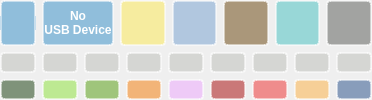
     <widget class="QWidget" name="menuWidget" native="true">
      <property name="enabled">
       <bool>true</bool>
      </property>
      <property name="sizePolicy">
       <sizepolicy hsizetype="Expanding" vsizetype="Expanding">
        <horstretch>0</horstretch>
        <verstretch>0</verstretch>
       </sizepolicy>
      </property>
      <property name="styleSheet">
       <string notr="true">outline: none;</string>
      </property>
      <layout class="QGridLayout" name="gridLayout_TileArea">
       <property name="leftMargin">
        <number>0</number>
       </property>
       <property name="topMargin">
        <number>0</number>
       </property>
       <property name="rightMargin">
        <number>0</number>
       </property>
       <property name="bottomMargin">
        <number>0</number>
       </property>
       <item row="0" column="0" colspan="2">
        <layout class="QHBoxLayout" name="Layout_Sliderselect">
         <item>
          <widget class="QWidget" name="AAUSBWidget" native="true">
           <property name="sizePolicy">
            <sizepolicy hsizetype="Expanding" vsizetype="Expanding">
             <horstretch>0</horstretch>
             <verstretch>0</verstretch>
            </sizepolicy>
           </property>
           <layout class="QHBoxLayout" name="Layout">
            <property name="leftMargin">
             <number>0</number>
            </property>
            <property name="topMargin">
             <number>0</number>
            </property>
            <property name="rightMargin">
             <number>0</number>
            </property>
            <property name="bottomMargin">
             <number>0</number>
            </property>
            <item>
             <widget class="QWidget" name="ButtonAndroidAuto" native="true">
              <property name="sizePolicy">
               <sizepolicy hsizetype="Expanding" vsizetype="Expanding">
                <horstretch>0</horstretch>
                <verstretch>0</verstretch>
               </sizepolicy>
              </property>
              <layout class="QVBoxLayout" name="verticalLayout_16">
               <property name="spacing">
                <number>0</number>
               </property>
               <property name="leftMargin">
                <number>0</number>
               </property>
               <property name="topMargin">
                <number>0</number>
               </property>
               <property name="rightMargin">
                <number>0</number>
               </property>
               <property name="bottomMargin">
                <number>0</number>
               </property>
               <item>
                <widget class="QLabel" name="labelAndroidAutoTop">
                 <property name="sizePolicy">
                  <sizepolicy hsizetype="Expanding" vsizetype="Expanding">
                   <horstretch>0</horstretch>
                   <verstretch>0</verstretch>
                  </sizepolicy>
                 </property>
                 <property name="styleSheet">
                  <string notr="true">background-color: rgba(48, 140, 198, 0.5);
color: rgb(255, 255, 255);
border-top-left-radius: 4px;
border-top-right-radius: 4px;
border: 2px solid rgba(255,255,255,0.5);
outline: none;
border-bottom: 0px;</string>
                 </property>
                 <property name="text">
                  <string/>
                 </property>
                </widget>
               </item>
               <item>
                <widget class="QPushButton" name="pushButtonAndroidAuto">
                 <property name="sizePolicy">
                  <sizepolicy hsizetype="Expanding" vsizetype="Expanding">
                   <horstretch>0</horstretch>
                   <verstretch>0</verstretch>
                  </sizepolicy>
                 </property>
                 <property name="font">
                  <font>
                   <weight>75</weight>
                   <bold>true</bold>
                  </font>
                 </property>
                 <property name="styleSheet">
                  <string notr="true">background-color: rgba(48, 140, 198, 0.5);
color: rgb(255, 255, 255);
border: 2px solid rgba(255,255,255,0.5);
outline: none;
border-top: 0px;
border-bottom: 0px;
</string>
                 </property>
                 <property name="text">
                  <string/>
                 </property>
                 <property name="icon">
                  <iconset>
                   <normalon>:/aausb-hot.png</normalon>
                  </iconset>
                 </property>
                 <property name="iconSize">
                  <size>
                   <width>50</width>
                   <height>50</height>
                  </size>
                 </property>
                 <property name="autoRepeat">
                  <bool>false</bool>
                 </property>
                </widget>
               </item>
               <item>
                <widget class="QLabel" name="labelAndroidAutoBottom">
                 <property name="sizePolicy">
                  <sizepolicy hsizetype="Expanding" vsizetype="Expanding">
                   <horstretch>0</horstretch>
                   <verstretch>0</verstretch>
                  </sizepolicy>
                 </property>
                 <property name="font">
                  <font>
                   <weight>75</weight>
                   <bold>true</bold>
                  </font>
                 </property>
                 <property name="styleSheet">
                  <string notr="true">background-color: rgba(48, 140, 198, 0.5);
color: rgb(255, 255, 255);
border-bottom-left-radius: 4px;
border-bottom-right-radius: 4px;
border: 2px solid rgba(255,255,255,0.5);
outline: none;
border-top: 0px;</string>
                 </property>
                 <property name="text">
                  <string/>
                 </property>
                 <property name="alignment">
                  <set>Qt::AlignHCenter|Qt::AlignTop</set>
                 </property>
                </widget>
               </item>
              </layout>
             </widget>
            </item>
            <item>
             <widget class="QPushButton" name="pushButtonNoDevice">
              <property name="sizePolicy">
               <sizepolicy hsizetype="Expanding" vsizetype="Expanding">
                <horstretch>0</horstretch>
                <verstretch>0</verstretch>
               </sizepolicy>
              </property>
              <property name="font">
               <font>
                <weight>75</weight>
                <bold>true</bold>
               </font>
              </property>
              <property name="styleSheet">
               <string notr="true">background-color: rgba(48, 140, 198, 0.5);
color: rgb(255, 255, 255);
border-radius: 4px;
border: 2px solid rgba(255,255,255,0.5);
outline: none;</string>
              </property>
              <property name="text">
               <string>No
USB Device</string>
              </property>
             </widget>
            </item>
           </layout>
          </widget>
         </item>
         <item>
          <widget class="QPushButton" name="pushButtonDay">
           <property name="sizePolicy">
            <sizepolicy hsizetype="Expanding" vsizetype="Expanding">
             <horstretch>0</horstretch>
             <verstretch>0</verstretch>
            </sizepolicy>
           </property>
           <property name="minimumSize">
            <size>
             <width>0</width>
             <height>0</height>
            </size>
           </property>
           <property name="styleSheet">
            <string notr="true">background: rgba(252, 233, 79, 0.5);
border-radius: 4px;
border: 2px solid rgba(255,255,255,0.5);
outline: none;</string>
           </property>
           <property name="text">
            <string/>
           </property>
           <property name="icon">
            <iconset>
             <normalon>:/day-hot.png</normalon>
            </iconset>
           </property>
           <property name="iconSize">
            <size>
             <width>64</width>
             <height>64</height>
            </size>
           </property>
           <property name="flat">
            <bool>false</bool>
           </property>
          </widget>
         </item>
         <item>
          <widget class="QPushButton" name="pushButtonNight">
           <property name="sizePolicy">
            <sizepolicy hsizetype="Expanding" vsizetype="Expanding">
             <horstretch>0</horstretch>
             <verstretch>0</verstretch>
            </sizepolicy>
           </property>
           <property name="minimumSize">
            <size>
             <width>0</width>
             <height>0</height>
            </size>
           </property>
           <property name="styleSheet">
            <string notr="true">background-color: rgba(114, 159, 207, 0.5);
border-radius: 4px;
border: 2px solid rgba(255,255,255,0.5);
outline: none;</string>
           </property>
           <property name="text">
            <string/>
           </property>
           <property name="icon">
            <iconset>
             <disabledon>:/night-hot.png</disabledon>
            </iconset>
           </property>
           <property name="iconSize">
            <size>
             <width>64</width>
             <height>64</height>
            </size>
           </property>
           <property name="flat">
            <bool>false</bool>
           </property>
          </widget>
         </item>
         <item>
          <widget class="QPushButton" name="pushButtonCameraShow">
           <property name="sizePolicy">
            <sizepolicy hsizetype="Expanding" vsizetype="Expanding">
             <horstretch>0</horstretch>
             <verstretch>0</verstretch>
            </sizepolicy>
           </property>
           <property name="styleSheet">
            <string notr="true">background-color: rgba(100, 62, 4, 0.5);
border-radius: 4px;
border: 2px solid rgba(255,255,255,0.5);
outline: none;</string>
           </property>
           <property name="text">
            <string/>
           </property>
           <property name="icon">
            <iconset>
             <normalon>:/camera-hot.png</normalon>
            </iconset>
           </property>
           <property name="iconSize">
            <size>
             <width>64</width>
             <height>64</height>
            </size>
           </property>
          </widget>
         </item>
         <item>
          <widget class="QPushButton" name="pushButtonVolume">
           <property name="sizePolicy">
            <sizepolicy hsizetype="Expanding" vsizetype="Expanding">
             <horstretch>0</horstretch>
             <verstretch>0</verstretch>
            </sizepolicy>
           </property>
           <property name="styleSheet">
            <string notr="true">background-color: rgba(64, 191, 191, 0.5);
border-radius: 4px;
border: 2px solid rgba(255,255,255,0.5);
outline: none;</string>
           </property>
           <property name="text">
            <string/>
           </property>
           <property name="icon">
            <iconset>
             <normalon>:/volume-hot.png</normalon>
            </iconset>
           </property>
           <property name="iconSize">
            <size>
             <width>64</width>
             <height>64</height>
            </size>
           </property>
          </widget>
         </item>
         <item>
          <widget class="QPushButton" name="pushButtonDebug">
           <property name="sizePolicy">
            <sizepolicy hsizetype="Expanding" vsizetype="Expanding">
             <horstretch>0</horstretch>
             <verstretch>0</verstretch>
            </sizepolicy>
           </property>
           <property name="styleSheet">
            <string notr="true">background-color: rgba(85, 87, 83, 0.5);
border-radius: 4px;
border: 2px solid rgba(255,255,255,0.5);
outline: none;</string>
           </property>
           <property name="text">
            <string/>
           </property>
           <property name="icon">
            <iconset>
             <normalon>:/bug-hot.png</normalon>
            </iconset>
           </property>
           <property name="iconSize">
            <size>
             <width>64</width>
             <height>64</height>
            </size>
           </property>
          </widget>
         </item>
        </layout>
       </item>
       <item row="1" column="0" colspan="2">
        <layout class="QHBoxLayout" name="Layout_Custom1">
         <item>
          <widget class="QPushButton" name="pushButton_c1">
           <property name="sizePolicy">
            <sizepolicy hsizetype="Expanding" vsizetype="Expanding">
             <horstretch>0</horstretch>
             <verstretch>0</verstretch>
            </sizepolicy>
           </property>
           <property name="baseSize">
            <size>
             <width>0</width>
             <height>0</height>
            </size>
           </property>
           <property name="font">
            <font>
             <weight>75</weight>
             <bold>true</bold>
            </font>
           </property>
           <property name="styleSheet">
            <string notr="true">background-color: rgba(186, 189, 182, 0.5);
border-radius: 4px;
border: 2px solid rgba(255,255,255,0.5);
color: rgb(255, 255, 255);
outline: none;</string>
           </property>
           <property name="text">
            <string/>
           </property>
          </widget>
         </item>
         <item>
          <widget class="QPushButton" name="pushButton_c2">
           <property name="sizePolicy">
            <sizepolicy hsizetype="Expanding" vsizetype="Expanding">
             <horstretch>0</horstretch>
             <verstretch>0</verstretch>
            </sizepolicy>
           </property>
           <property name="font">
            <font>
             <weight>75</weight>
             <bold>true</bold>
            </font>
           </property>
           <property name="styleSheet">
            <string notr="true">background-color: rgba(186, 189, 182, 0.5);
border-radius: 4px;
border: 2px solid rgba(255,255,255,0.5);
color: rgb(255, 255, 255);
outline: none;</string>
           </property>
           <property name="text">
            <string/>
           </property>
          </widget>
         </item>
         <item>
          <widget class="QPushButton" name="pushButtonDummy1">
           <property name="sizePolicy">
            <sizepolicy hsizetype="Expanding" vsizetype="Expanding">
             <horstretch>0</horstretch>
             <verstretch>0</verstretch>
            </sizepolicy>
           </property>
           <property name="font">
            <font>
             <weight>75</weight>
             <bold>true</bold>
            </font>
           </property>
           <property name="styleSheet">
            <string notr="true">background-color: rgba(186, 189, 182, 0.5);
border-radius: 4px;
border: 2px solid rgba(255,255,255,0.5);
color: rgb(255, 255, 255);
outline: none;</string>
           </property>
           <property name="text">
            <string/>
           </property>
           <property name="flat">
            <bool>false</bool>
           </property>
          </widget>
         </item>
         <item>
          <widget class="QPushButton" name="pushButton_c3">
           <property name="sizePolicy">
            <sizepolicy hsizetype="Expanding" vsizetype="Expanding">
             <horstretch>0</horstretch>
             <verstretch>0</verstretch>
            </sizepolicy>
           </property>
           <property name="font">
            <font>
             <weight>75</weight>
             <bold>true</bold>
            </font>
           </property>
           <property name="styleSheet">
            <string notr="true">background-color: rgba(186, 189, 182, 0.5);
border-radius: 4px;
border: 2px solid rgba(255,255,255,0.5);
color: rgb(255, 255, 255);
outline: none;</string>
           </property>
           <property name="text">
            <string/>
           </property>
          </widget>
         </item>
         <item>
          <widget class="QPushButton" name="pushButton_c4">
           <property name="sizePolicy">
            <sizepolicy hsizetype="Expanding" vsizetype="Expanding">
             <horstretch>0</horstretch>
             <verstretch>0</verstretch>
            </sizepolicy>
           </property>
           <property name="font">
            <font>
             <weight>75</weight>
             <bold>true</bold>
            </font>
           </property>
           <property name="styleSheet">
            <string notr="true">background-color: rgba(186, 189, 182, 0.5);
border-radius: 4px;
border: 2px solid rgba(255,255,255,0.5);
color: rgb(255, 255, 255);
outline: none;</string>
           </property>
           <property name="text">
            <string/>
           </property>
          </widget>
         </item>
         <item>
          <widget class="QPushButton" name="pushButtonDummy2">
           <property name="sizePolicy">
            <sizepolicy hsizetype="Expanding" vsizetype="Expanding">
             <horstretch>0</horstretch>
             <verstretch>0</verstretch>
            </sizepolicy>
           </property>
           <property name="font">
            <font>
             <weight>75</weight>
             <bold>true</bold>
            </font>
           </property>
           <property name="styleSheet">
            <string notr="true">background-color: rgba(186, 189, 182, 0.5);
border-radius: 4px;
border: 2px solid rgba(255,255,255,0.5);
color: rgb(255, 255, 255);
outline: none;</string>
           </property>
           <property name="text">
            <string/>
           </property>
          </widget>
         </item>
         <item>
          <widget class="QPushButton" name="pushButton_c5">
           <property name="sizePolicy">
            <sizepolicy hsizetype="Expanding" vsizetype="Expanding">
             <horstretch>0</horstretch>
             <verstretch>0</verstretch>
            </sizepolicy>
           </property>
           <property name="font">
            <font>
             <weight>75</weight>
             <bold>true</bold>
            </font>
           </property>
           <property name="styleSheet">
            <string notr="true">background-color: rgba(186, 189, 182, 0.5);
border-radius: 4px;
border: 2px solid rgba(255,255,255,0.5);
color: rgb(255, 255, 255);
outline: none;</string>
           </property>
           <property name="text">
            <string/>
           </property>
          </widget>
         </item>
         <item>
          <widget class="QPushButton" name="pushButton_c6">
           <property name="sizePolicy">
            <sizepolicy hsizetype="Expanding" vsizetype="Expanding">
             <horstretch>0</horstretch>
             <verstretch>0</verstretch>
            </sizepolicy>
           </property>
           <property name="font">
            <font>
             <weight>75</weight>
             <bold>true</bold>
            </font>
           </property>
           <property name="styleSheet">
            <string notr="true">background-color: rgba(186, 189, 182, 0.5);
border-radius: 4px;
border: 2px solid rgba(255,255,255,0.5);
color: rgb(255, 255, 255);
outline: none;</string>
           </property>
           <property name="text">
            <string/>
           </property>
          </widget>
         </item>
         <item>
          <widget class="QPushButton" name="pushButtonDummy3">
           <property name="sizePolicy">
            <sizepolicy hsizetype="Expanding" vsizetype="Expanding">
             <horstretch>0</horstretch>
             <verstretch>0</verstretch>
            </sizepolicy>
           </property>
           <property name="font">
            <font>
             <weight>75</weight>
             <bold>true</bold>
            </font>
           </property>
           <property name="styleSheet">
            <string notr="true">background-color: rgba(186, 189, 182, 0.5);
border-radius: 4px;
border: 2px solid rgba(255,255,255,0.5);
color: rgb(255, 255, 255);
outline: none;</string>
           </property>
           <property name="text">
            <string/>
           </property>
          </widget>
         </item>
        </layout>
       </item>
       <item row="2" column="0" colspan="2">
        <layout class="QHBoxLayout" name="horizontalLayout_14">
         <item>
          <widget class="QWidget" name="horizontalWidgetButtons" native="true">
           <property name="sizePolicy">
            <sizepolicy hsizetype="Expanding" vsizetype="Expanding">
             <horstretch>0</horstretch>
             <verstretch>0</verstretch>
            </sizepolicy>
           </property>
           <layout class="QHBoxLayout" name="Layout_BCenter">
            <property name="leftMargin">
             <number>0</number>
            </property>
            <property name="topMargin">
             <number>0</number>
            </property>
            <property name="rightMargin">
             <number>0</number>
            </property>
            <property name="bottomMargin">
             <number>0</number>
            </property>
            <item>
             <widget class="QPushButton" name="pushButtonLock">
              <property name="sizePolicy">
               <sizepolicy hsizetype="Expanding" vsizetype="Expanding">
                <horstretch>0</horstretch>
                <verstretch>0</verstretch>
               </sizepolicy>
              </property>
              <property name="styleSheet">
               <string notr="true">background-color: rgba(15, 54, 5, 0.5);
color: rgb(255, 255, 255);
border-radius: 4px;
border: 2px solid rgba(255,255,255,0.5);
outline: none;
</string>
              </property>
              <property name="text">
               <string/>
              </property>
              <property name="icon">
               <iconset>
                <normalon>:/lock-hot.png</normalon>
               </iconset>
              </property>
              <property name="iconSize">
               <size>
                <width>64</width>
                <height>64</height>
               </size>
              </property>
             </widget>
            </item>
            <item>
             <widget class="QPushButton" name="pushButtonSettings">
              <property name="sizePolicy">
               <sizepolicy hsizetype="Expanding" vsizetype="Expanding">
                <horstretch>0</horstretch>
                <verstretch>0</verstretch>
               </sizepolicy>
              </property>
              <property name="styleSheet">
               <string notr="true">background-color: rgba(138, 226, 52, 0.5);
border-radius: 4px;
border: 2px solid rgba(255,255,255,0.5);
outline: none;</string>
              </property>
              <property name="text">
               <string/>
              </property>
              <property name="icon">
               <iconset>
                <normalon>:/settings-hot.png</normalon>
               </iconset>
              </property>
              <property name="iconSize">
               <size>
                <width>64</width>
                <height>64</height>
               </size>
              </property>
              <property name="default">
               <bool>true</bool>
              </property>
             </widget>
            </item>
            <item>
             <widget class="QPushButton" name="pushButtonMusic">
              <property name="sizePolicy">
               <sizepolicy hsizetype="Expanding" vsizetype="Expanding">
                <horstretch>0</horstretch>
                <verstretch>0</verstretch>
               </sizepolicy>
              </property>
              <property name="font">
               <font>
                <weight>75</weight>
                <bold>true</bold>
               </font>
              </property>
              <property name="styleSheet">
               <string notr="true">background-color: rgba(78, 154, 6, 0.5);
color: rgb(255, 255, 255);
border-radius: 4px;
border: 2px solid rgba(255,255,255,0.5);
outline: none;</string>
              </property>
              <property name="text">
               <string/>
              </property>
              <property name="icon">
               <iconset>
                <normalon>:/mp3-hot.png</normalon>
               </iconset>
              </property>
              <property name="iconSize">
               <size>
                <width>64</width>
                <height>64</height>
               </size>
              </property>
             </widget>
            </item>
            <item>
             <widget class="QPushButton" name="pushButtonBrightness">
              <property name="sizePolicy">
               <sizepolicy hsizetype="Expanding" vsizetype="Expanding">
                <horstretch>0</horstretch>
                <verstretch>0</verstretch>
               </sizepolicy>
              </property>
              <property name="styleSheet">
               <string notr="true">background-color: rgba(245, 121, 0, 0.5);
border-radius: 4px;
border: 2px solid rgba(255,255,255,0.5);
outline: none;</string>
              </property>
              <property name="text">
               <string/>
              </property>
              <property name="icon">
               <iconset>
                <normalon>:/brightness-hot.png</normalon>
               </iconset>
              </property>
              <property name="iconSize">
               <size>
                <width>64</width>
                <height>64</height>
               </size>
              </property>
             </widget>
            </item>
            <item>
             <widget class="QPushButton" name="pushButtonToggleGUI">
              <property name="sizePolicy">
               <sizepolicy hsizetype="Expanding" vsizetype="Expanding">
                <horstretch>0</horstretch>
                <verstretch>0</verstretch>
               </sizepolicy>
              </property>
              <property name="styleSheet">
               <string notr="true">background-color: rgba(237, 164, 255, 0.5);
border-radius: 4px;
border: 2px solid rgba(255,255,255,0.5);
outline: none;</string>
              </property>
              <property name="text">
               <string/>
              </property>
              <property name="icon">
               <iconset>
                <normalon>:/eye-hot.png</normalon>
               </iconset>
              </property>
              <property name="iconSize">
               <size>
                <width>64</width>
                <height>64</height>
               </size>
              </property>
             </widget>
            </item>
            <item>
             <widget class="QPushButton" name="pushButtonExit">
              <property name="sizePolicy">
               <sizepolicy hsizetype="Expanding" vsizetype="Expanding">
                <horstretch>0</horstretch>
                <verstretch>0</verstretch>
               </sizepolicy>
              </property>
              <property name="styleSheet">
               <string notr="true">background-color: rgba(164, 0, 0, 0.5);
border-radius: 4px;
border: 2px solid rgba(255,255,255,0.5);
outline: none;</string>
              </property>
              <property name="text">
               <string/>
              </property>
              <property name="icon">
               <iconset>
                <normalon>:/power-hot.png</normalon>
               </iconset>
              </property>
              <property name="iconSize">
               <size>
                <width>64</width>
                <height>64</height>
               </size>
              </property>
             </widget>
            </item>
           </layout>
          </widget>
         </item>
         <item>
          <widget class="QWidget" name="horizontalWidgetPower" native="true">
           <property name="sizePolicy">
            <sizepolicy hsizetype="Expanding" vsizetype="Expanding">
             <horstretch>0</horstretch>
             <verstretch>0</verstretch>
            </sizepolicy>
           </property>
           <layout class="QHBoxLayout" name="horizontalLayoutPower">
            <property name="leftMargin">
             <number>0</number>
            </property>
            <property name="topMargin">
             <number>0</number>
            </property>
            <property name="rightMargin">
             <number>0</number>
            </property>
            <property name="bottomMargin">
             <number>0</number>
            </property>
            <item>
             <widget class="QPushButton" name="pushButtonShutdown">
              <property name="sizePolicy">
               <sizepolicy hsizetype="Expanding" vsizetype="Expanding">
                <horstretch>0</horstretch>
                <verstretch>0</verstretch>
               </sizepolicy>
              </property>
              <property name="styleSheet">
               <string notr="true">background-color: rgba(239, 41, 41, 0.5);
border-radius: 4px;
border: 2px solid rgba(255,255,255,0.5);
outline: none;</string>
              </property>
              <property name="text">
               <string/>
              </property>
              <property name="icon">
               <iconset>
                <normalon>:/power-hot.png</normalon>
               </iconset>
              </property>
              <property name="iconSize">
               <size>
                <width>64</width>
                <height>64</height>
               </size>
              </property>
             </widget>
            </item>
            <item>
             <widget class="QPushButton" name="pushButtonReboot">
              <property name="sizePolicy">
               <sizepolicy hsizetype="Expanding" vsizetype="Expanding">
                <horstretch>0</horstretch>
                <verstretch>0</verstretch>
               </sizepolicy>
              </property>
              <property name="styleSheet">
               <string notr="true">background-color: rgba(252, 175, 62, 0.5);
border-radius: 4px;
border: 2px solid rgba(255,255,255,0.5);
outline: none;</string>
              </property>
              <property name="text">
               <string/>
              </property>
              <property name="icon">
               <iconset>
                <normalon>:/reboot-hot.png</normalon>
               </iconset>
              </property>
              <property name="iconSize">
               <size>
                <width>64</width>
                <height>64</height>
               </size>
              </property>
             </widget>
            </item>
            <item>
             <widget class="QPushButton" name="pushButtonCancel">
              <property name="sizePolicy">
               <sizepolicy hsizetype="Expanding" vsizetype="Expanding">
                <horstretch>0</horstretch>
                <verstretch>0</verstretch>
               </sizepolicy>
              </property>
              <property name="styleSheet">
               <string notr="true">background-color: rgba(32, 74, 135, 0.5);
border-radius: 4px;
border: 2px solid rgba(255,255,255,0.5);
outline: none;</string>
              </property>
              <property name="text">
               <string/>
              </property>
              <property name="icon">
               <iconset>
                <normalon>:/back-hot.png</normalon>
               </iconset>
              </property>
              <property name="iconSize">
               <size>
                <width>64</width>
                <height>64</height>
               </size>
              </property>
             </widget>
            </item>
           </layout>
          </widget>
         </item>
        </layout>
       </item>
      </layout>
     </widget>
